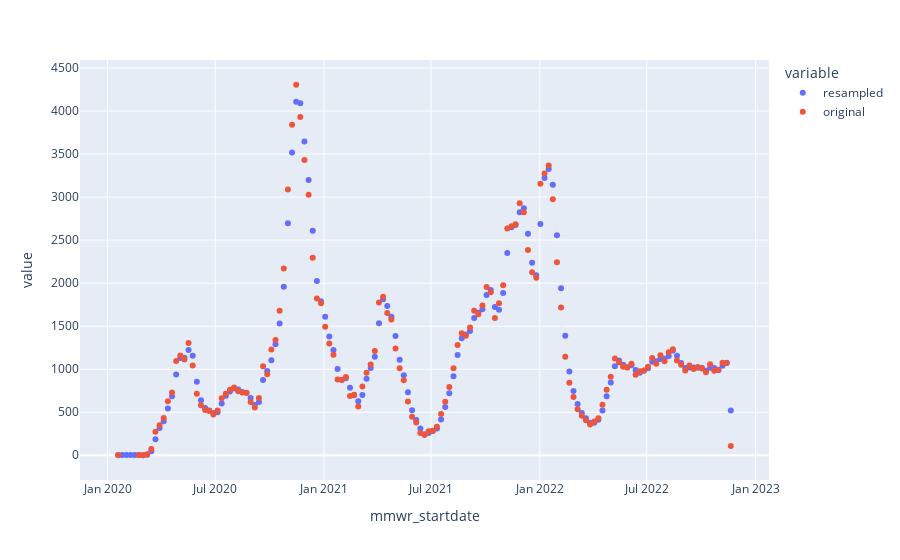

This figure's notebook cell:
### Code cell
resampled = ser2.resample("1W-SUN", convention="start").sum()
resampled.name = "CPHD"

px.scatter(pd.DataFrame({"resampled": resampled, "original": df2["case_count"]}))

### Figure 1 — Plotly figure (JSON) as saved in the notebook; plotly's stock layout.template omitted (floating-point values rounded to 4 significant figures; data arrays with more than 128 entries replaced by an {"elided": "..."} marker saying what was removed)
{"data": [{"hovertemplate": "variable=resampled<br>mmwr_startdate=%{x}<br>value=%{y}<extra></extra>", "legendgroup": "resampled", "marker": {"color": "#636efa", "symbol": "circle"}, "mode": "markers", "name": "resampled", "orientation": "v", "showlegend": true, "type": "scatter", "x": {"elided": "149 str values"}, "xaxis": "x", "y": {"elided": "149 float values"}, "yaxis": "y"}, {"hovertemplate": "variable=original<br>mmwr_startdate=%{x}<br>value=%{y}<extra></extra>", "legendgroup": "original", "marker": {"color": "#EF553B", "symbol": "circle"}, "mode": "markers", "name": "original", "orientation": "v", "showlegend": true, "type": "scatter", "x": {"elided": "149 str values"}, "xaxis": "x", "y": {"elided": "149 int values"}, "yaxis": "y"}], "layout": {"legend": {"title": {"text": "variable"}, "tracegroupgap": 0}, "margin": {"t": 60}, "xaxis": {"anchor": "y", "domain": [0, 1], "title": {"text": "mmwr_startdate"}}, "yaxis": {"anchor": "x", "domain": [0, 1], "title": {"text": "value"}}}}
